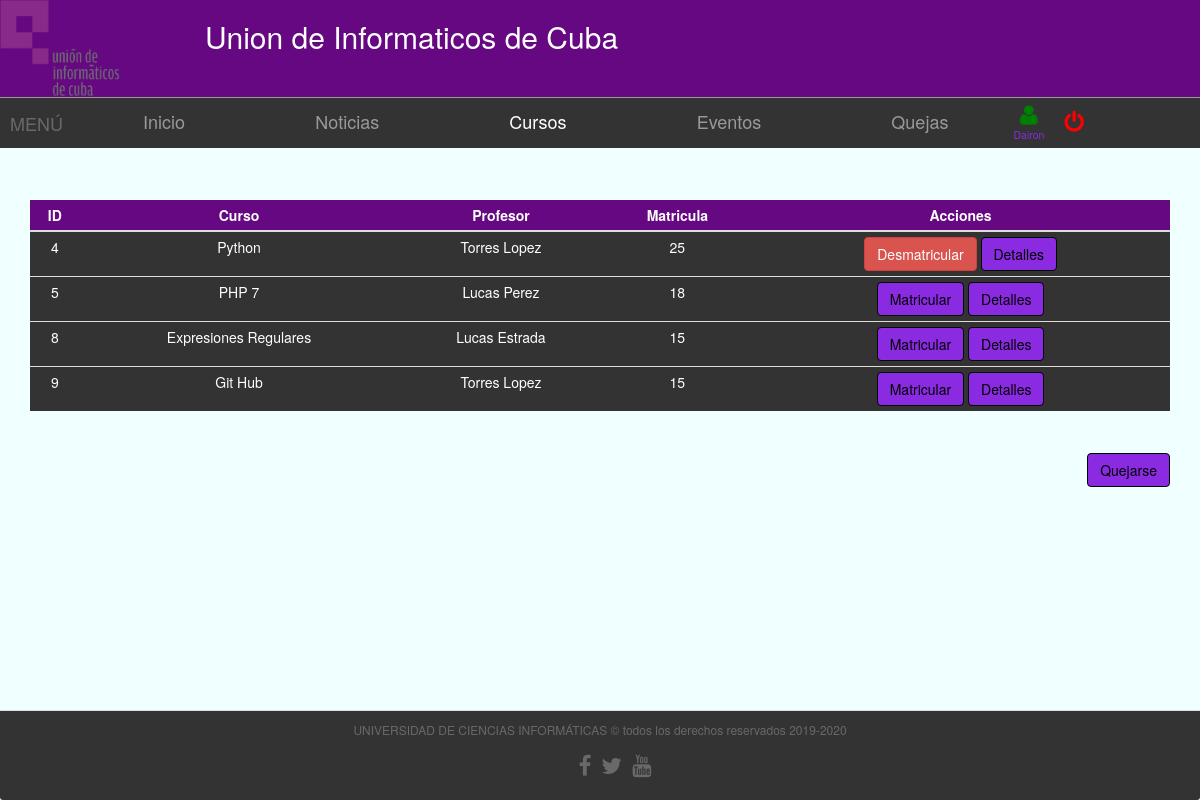
The app's page /vista/plantilla.php?opcion=2 (signed in) with its own data.
### tables this page shows
CREATE TABLE `cursos` (
  `tema` varchar(25) NOT NULL,
  `profesor` varchar(20) NOT NULL,
  `matricula` int(11) NOT NULL,
  `descripcion` text NOT NULL,
  `id_curso` int(11) NOT NULL,
  `frecuencia` varchar(25) NOT NULL,
  `hora_entrada` time NOT NULL,
  `hora_salida` time NOT NULL
);

### Modelo/CM_curso.php (called while the page is built, shortened)
<?php
include_once 'Conexion.php';
class Curso {
    function __construct() {
        $a = func_get_args();
        $i = func_num_args();
    }
    function obtenerCursos() {
        $conexion = new Conexion();
        $sql = "SELECT id_curso,tema,profesor,matricula FROM cursos";
        $resultados = $conexion->devolverResultados($sql);
        return $resultados;
    }
    function HayCapacidad($id_curso){
        $conexion = new Conexion();
        $sql = "SELECT matricula FROM cursos where id_curso='$id_curso'";
        $resultados = $conexion->devolverResultados($sql);
        if ($resultados != false) {
            if($resultados[0]["matricula"]>0){
              return true;
            }else{
                return false;
            }
        } else {
            return false;
        }
    }
    function comprobarMatricula($id_usuario,$id_curso){
         $conexion = new Conexion();
        $sql = "SELECT * FROM usuarios_cursos where id_usuario='$id_usuario' and id_curso=$id_curso";
        $resultados = $conexion->devolverResultados($sql);
        if ($resultados != false) {
            return true;
        } else {
            return false;
        }
    }
}

### Modelo/Conexion.php (called while the page is built, shortened)
<?php
class Conexion {
    private $conexion;
    function __construct() {
        try {
            $this->conexion = new PDO("mysql:host=localhost;dbname=uic", "root", "");
            $this->conexion->setAttribute(PDO::ATTR_ERRMODE, PDO::ERRMODE_EXCEPTION);
            $this->conexion->exec("SET CHARACTER SET utf8");
            return $this->conexion;
        } catch (Exception $ex) {
            die("Error: " . $ex->getMessage());
        }
    }
      public function devolverResultados($sql) {
        $objeto = $this->conexion->query($sql);
        while ($registros = $objeto->fetch()) {
            $personas[] = $registros;
        }
        if (isset($personas)) {
            return $personas;
       } else {
           return $registros;
       }
    }
}

### Vista/paginas/cursos.php (the view, shortened to what this page needs)
<!DOCTYPE html>
<?php
include_once '../Modelo/CM_curso.php';
$obj = new Curso();
$cursos = $obj->obtenerCursos();
if ($cursos != false) {
    ?>
    <div class="contenedortabla">
        <table class="table table-hover table-condensed">
            <thead>
                <tr>
                    <th>ID</th>
                    <th>Curso</th>
                    <th>Profesor</th>
                    <th>Matricula</th>
                    <th colspan="">Acciones</th>
                </tr>
            </thead>
            <tbody>
                <?php
                foreach ($cursos as $c) {
                    ?>
                    <tr>
                        <td><?php echo $c["id_curso"]; ?></td>
                        <td><?php echo $c["tema"]; ?></td>
                        <td><?php echo $c["profesor"]; ?></td>
                        <td><?php echo $c["matricula"]; ?></td>
                        <td colspan="">
                            <?php
                            if (isset($_SESSION['id_usuario']) && !$obj->comprobarMatricula($_SESSION['id_usuario'], $c["id_curso"]) && $_SESSION["usuario"] != "ADMINISTRADOR") {
                                if ($obj->HayCapacidad($c["id_curso"])) {
                                    ?>
                                    <a href="../Controlador/CC_cursos.php?&accion=matricular&id_curso=<?php echo $c["id_curso"]; ?>&id_usuario=<?php echo $_SESSION["id_usuario"]; ?>" class="btn btn-primary">Matricular</a>
                                    <?php
                                }
                            } else {
                                if (isset($_SESSION["usuario"]) && $_SESSION["usuario"] != "ADMINISTRADOR") {
                                    ?>
                                    <a href="../Controlador/CC_cursos.php?&accion=desmatricular&id_curso=<?php echo $c["id_curso"]; ?>&id_usuario=<?php echo $_SESSION["id_usuario"]; ?>" class="btn btn-danger">Desmatricular</a>
                                    <?php
                                }
                            }
                            ?>
                            <a href="?opcion=6&tipo_contenido=curso&id_curso=<?php echo $c["id_curso"]; ?>" class="btn btn-primary">Detalles</a>
                        </td>
                    </tr>
                    <?php
                }
                ?>
            </tbody>
        </table>
    </div>
    <?php
} else {
    ?>
    <h2>Ningun curso se esta ofertando</h2>
<?php
}
if (isset($_SESSION["usuario"])) {
    ?>
    <div class="adicionar">
            <?php
        if ($_SESSION["usuario"] != "ADMINISTRADOR") {
            ?>
            <a href="?opcion=12&tipo_contenido=curso_queja&anterior=Cursos" class="btn btn-primary" id="boton_quejas">
                Quejarse
            </a>
        </div>
            <?php
        }
    }
    ?>

### Vista/css/miEstilo.css (style rules this page uses)
html { font-size: 15px; }
body { background-color: azure; }
.contenedortabla { text-align: center; }
.contenedortabla th { text-align: center; }
.contenedortabla tbody { background-color: #333; color: #fff; }
.contenedortabla thead { background-color: #650881; color: #fff; }
.adicionar { text-align: right; font-size: 3rem; }
.btn-primary { color: black; background-color: blueviolet; border-color: #357ebd; border-color: black; }

### records on screen
cursos: id_curso "4", tema "Python", profesor "Torres Lopez", matricula "25"
cursos: id_curso "5", tema "PHP 7", profesor "Lucas Perez", matricula "18"
cursos: id_curso "8", tema "Expresiones Regulares", profesor "Lucas Estrada", matricula "15"
cursos: id_curso "9", tema "Git Hub", profesor "Torres Lopez", matricula "15"

### other values on screen
$_SESSION['usuario'] "Dairon"
